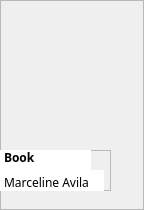
            <widget class="QFrame" name="frame_69">
             <property name="geometry">
              <rect>
               <x>458</x>
               <y>442</y>
               <width>144</width>
               <height>210</height>
              </rect>
             </property>
             <property name="frameShape">
              <enum>QFrame::StyledPanel</enum>
             </property>
             <property name="frameShadow">
              <enum>QFrame::Raised</enum>
             </property>
             <widget class="QLabel" name="label_40">
              <property name="geometry">
               <rect>
                <x>0</x>
                <y>0</y>
                <width>111</width>
                <height>141</height>
               </rect>
              </property>
              <property name="text">
               <string/>
              </property>
              <property name="pixmap">
               <pixmap resource="Resources.qrc">:/images/book-covers/book.png</pixmap>
              </property>
              <property name="scaledContents">
               <bool>true</bool>
              </property>
             </widget>
             <widget class="QFrame" name="frame_70">
              <property name="geometry">
               <rect>
                <x>0</x>
                <y>150</y>
                <width>111</width>
                <height>41</height>
               </rect>
              </property>
              <property name="frameShape">
               <enum>QFrame::StyledPanel</enum>
              </property>
              <property name="frameShadow">
               <enum>QFrame::Raised</enum>
              </property>
              <widget class="QPlainTextEdit" name="plainTextEdit_75">
               <property name="geometry">
                <rect>
                 <x>0</x>
                 <y>0</y>
                 <width>91</width>
                 <height>21</height>
                </rect>
               </property>
               <property name="styleSheet">
                <string notr="true">font-weight: bold;
font-family: Baloo 2;
background: white;</string>
               </property>
               <property name="frameShape">
                <enum>QFrame::NoFrame</enum>
               </property>
               <property name="verticalScrollBarPolicy">
                <enum>Qt::ScrollBarAlwaysOff</enum>
               </property>
               <property name="tabChangesFocus">
                <bool>false</bool>
               </property>
               <property name="lineWrapMode">
                <enum>QPlainTextEdit::WidgetWidth</enum>
               </property>
               <property name="plainText">
                <string>The Orange Book</string>
               </property>
               <property name="textInteractionFlags">
                <set>Qt::TextSelectableByKeyboard|Qt::TextSelectableByMouse</set>
               </property>
              </widget>
              <widget class="QPlainTextEdit" name="plainTextEdit_76">
               <property name="geometry">
                <rect>
                 <x>0</x>
                 <y>20</y>
                 <width>104</width>
                 <height>21</height>
                </rect>
               </property>
               <property name="styleSheet">
                <string notr="true">font-family: Baloo 2;
background: white;</string>
               </property>
               <property name="frameShape">
                <enum>QFrame::NoFrame</enum>
               </property>
               <property name="verticalScrollBarPolicy">
                <enum>Qt::ScrollBarAlwaysOff</enum>
               </property>
               <property name="readOnly">
                <bool>true</bool>
               </property>
               <property name="plainText">
                <string>Marceline Avila</string>
               </property>
              </widget>
             </widget>
            </widget>
